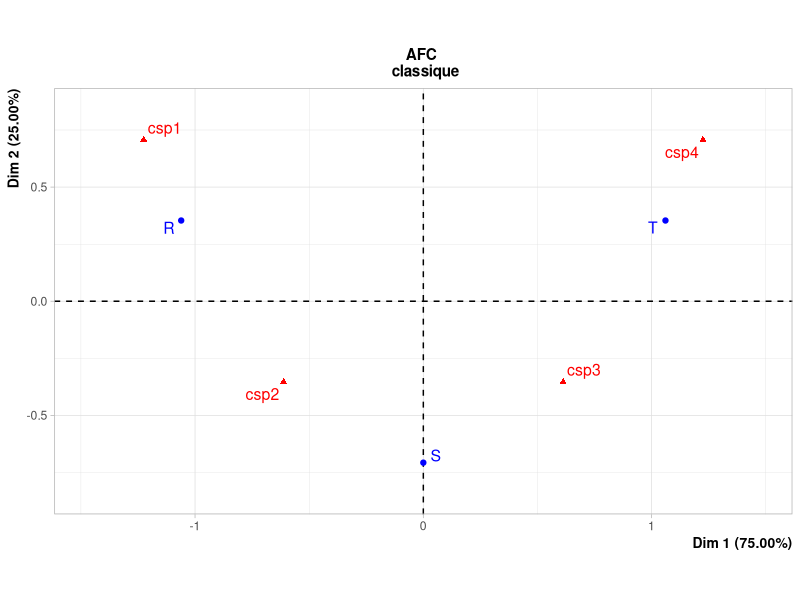
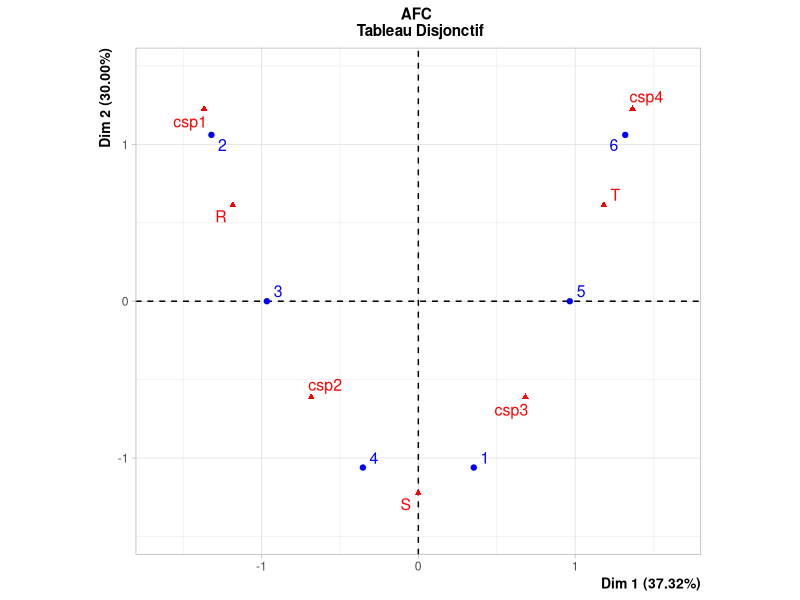
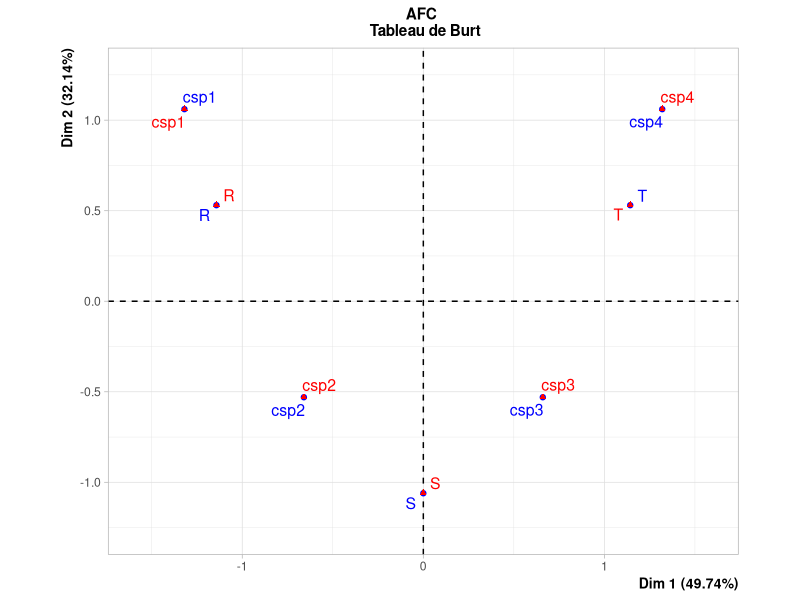
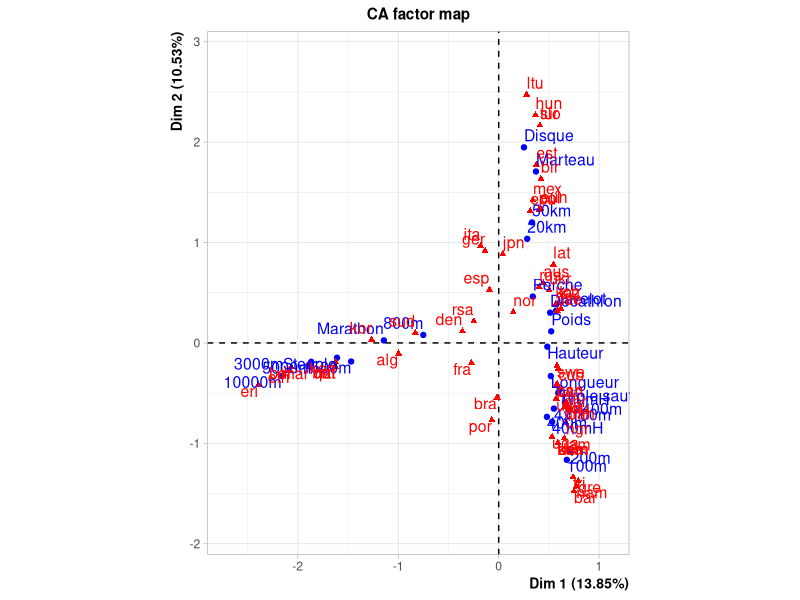
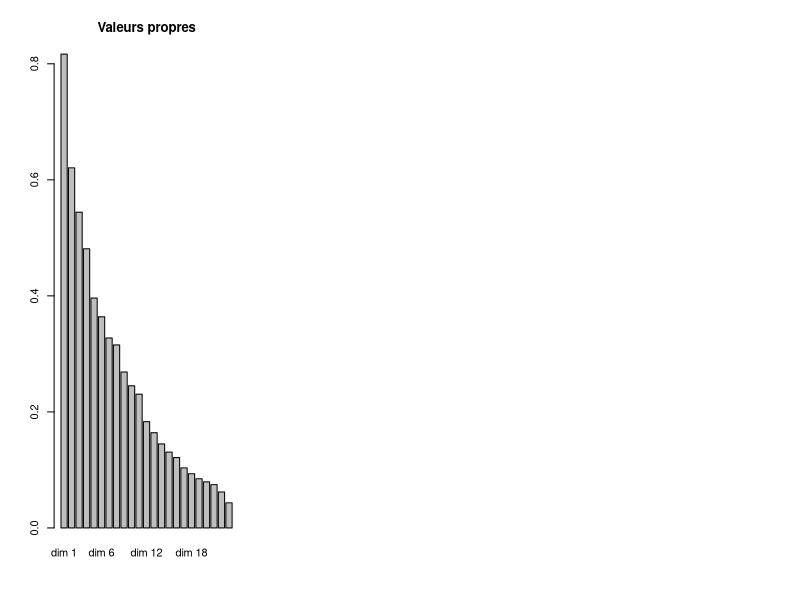
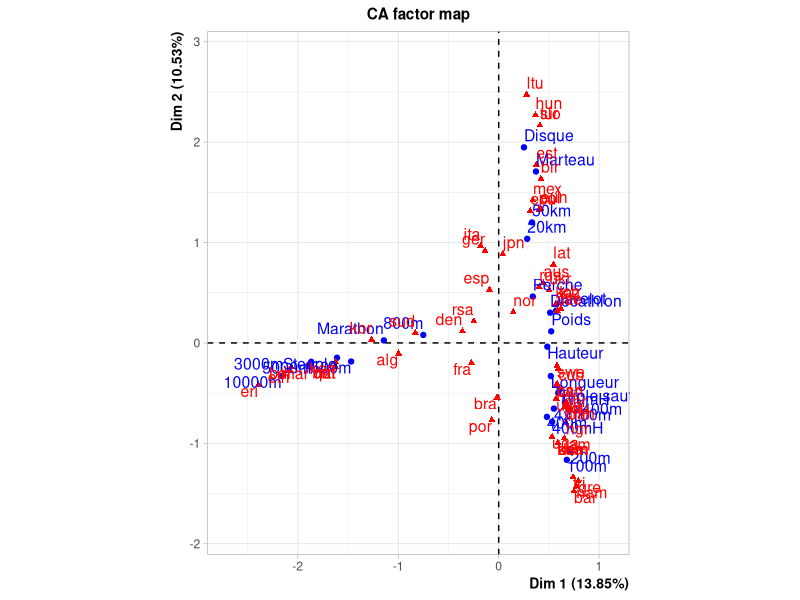
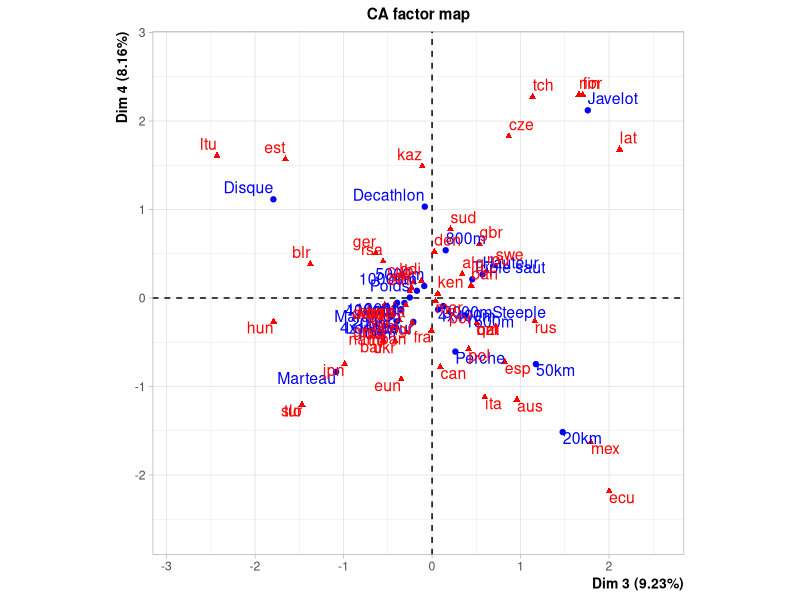

These charts were generated, in order, by the following R code:
library(FactoMineR)
csp <- as.factor(c("csp3","csp1","csp2","csp2","csp3","csp4"))
sport <- as.factor(c("S","R","R","S","T","T"))
fic.tab <- table(sport,csp)
fic.conting <- data.frame(unclass(fic.tab))
# Paramètres graphiques #
x11()
par(mfrow=c(1,3))

fic.afc <- CA(fic.conting,graph=FALSE)
fic.afc
plot(fic.afc,title="AFC \n classique")

# Fonction construisant le tableau disjonctif complet #
disj.comp <- function(tab) {
  n <- dim(tab)[1]
  m <- dim(tab)[2]
  ci <- sapply(tab,max)
  c <- sum(ci)
  disj.tab <- matrix(0,nrow=n,ncol=c)
  id <- 0
  for (j in 1:m) {
    for (i in 1:n) {
      disj.tab[i,id + tab[i,j]] <- 1
    }
    id <- id + ci[j]
  }
  disj.tab
}
# AFC du tableau disjonctif #
fic.disj.comp <- disj.comp(as.data.frame(cbind(csp,sport)))
colnames(fic.disj.comp) <- c(levels(csp),levels(sport))
fic.disj.afc <- CA(fic.disj.comp,graph=FALSE)
fic.disj.afc
plot(fic.disj.afc,title="AFC \n Tableau Disjonctif")

# afc du tableau de Burt
fic.burt <- t(fic.disj.comp) %*% fic.disj.comp
fic.burt.afc <- CA(fic.burt,graph=FALSE)
fic.burt.afc
plot(fic.burt.afc,title="AFC \n Tableau de Burt")

# -------------------
data(JO)
JO.ca <- CA(JO)
JO
# choix nbr axes 
round(JO.ca$eig,2)
barplot(JO.ca$eig[,1],main="Valeurs propres", names.arg=paste("dim",1:nrow(JO.ca$eig)))
# représentation simultanée
plot(JO.ca)
plot(JO.ca,axes=3:4)

# Contributions pays à l'axe 1 #
round(JO.ca$col$contrib[rev(order(JO.ca$col$contrib[,1])),1],2)
# Contributions pays à l'axe 2 #
round(JO.ca$col$contrib[rev(order(JO.ca$col$contrib[,2])),2],2)
